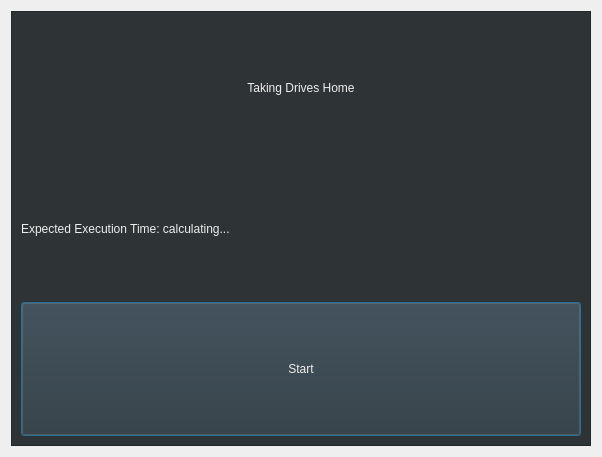
<?xml version="1.0" encoding="UTF-8"?>
<ui version="4.0">
 <class>Dialog_Take_Drives_Home</class>
 <widget class="QDialog" name="Dialog_Take_Drives_Home">
  <property name="geometry">
   <rect>
    <x>0</x>
    <y>0</y>
    <width>602</width>
    <height>457</height>
   </rect>
  </property>
  <property name="windowTitle">
   <string>Dialog</string>
  </property>
  <layout class="QGridLayout" name="gridLayout">
   <item row="0" column="0">
    <widget class="QFrame" name="frame">
     <property name="styleSheet">
      <string notr="true">background-color:rgb(46, 52, 54)</string>
     </property>
     <property name="frameShape">
      <enum>QFrame::StyledPanel</enum>
     </property>
     <property name="frameShadow">
      <enum>QFrame::Raised</enum>
     </property>
     <layout class="QGridLayout" name="gridLayout_2">
      <item row="0" column="0">
       <layout class="QVBoxLayout" name="verticalLayout">
        <item>
         <widget class="QLabel" name="label_take_drives_home">
          <property name="styleSheet">
           <string notr="true">color:rgb(238, 238, 236);
font: 26pt &quot;Ubuntu&quot;;</string>
          </property>
          <property name="text">
           <string>Taking Drives Home</string>
          </property>
          <property name="alignment">
           <set>Qt::AlignCenter</set>
          </property>
         </widget>
        </item>
        <item>
         <widget class="QLabel" name="label_expected_time">
          <property name="styleSheet">
           <string notr="true">color:rgb(238, 238, 236);
font: 16pt &quot;Ubuntu&quot;;</string>
          </property>
          <property name="text">
           <string>Expected Execution Time: calculating...</string>
          </property>
         </widget>
        </item>
        <item>
         <widget class="QPushButton" name="btn_start">
          <property name="sizePolicy">
           <sizepolicy hsizetype="Minimum" vsizetype="Minimum">
            <horstretch>0</horstretch>
            <verstretch>0</verstretch>
           </sizepolicy>
          </property>
          <property name="styleSheet">
           <string notr="true">color:rgb(238, 238, 236);</string>
          </property>
          <property name="text">
           <string>Start</string>
          </property>
         </widget>
        </item>
       </layout>
      </item>
     </layout>
    </widget>
   </item>
  </layout>
 </widget>
 <resources/>
 <connections/>
</ui>
